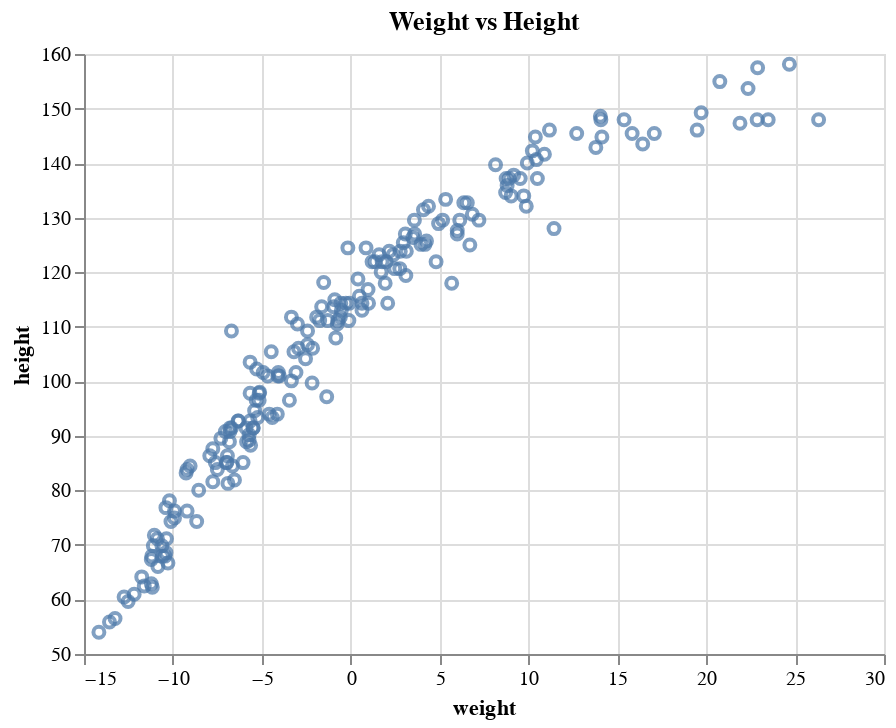

Notebook cell for this chart:
### Code cell
df = pd.DataFrame({"height": height, "weight": weight})

data_chart = (
    alt.Chart(df, title="Weight vs Height")
    .mark_point()
    .encode(
        alt.X("weight", scale=alt.Scale(zero=False)),
        alt.Y("height", scale=alt.Scale(zero=False)),
    )
)
data_chart

### Figure 1 — Vega-Lite specification as saved in the notebook (floating-point values rounded to 4 significant figures; data arrays with more than 128 entries replaced by an {"elided": "..."} marker saying what was removed)
{"$schema": "https://vega.github.io/schema/vega-lite/v4.17.0.json", "config": {"view": {"continuousHeight": 300, "continuousWidth": 400}}, "data": {"name": "data-454c572b38d7c63e80695f5cf45ae9c9"}, "datasets": {"data-454c572b38d7c63e80695f5cf45ae9c9": {"elided": "192 records"}}, "encoding": {"x": {"field": "weight", "scale": {"zero": false}, "type": "quantitative"}, "y": {"field": "height", "scale": {"zero": false}, "type": "quantitative"}}, "mark": "point", "title": "Weight vs Height"}
